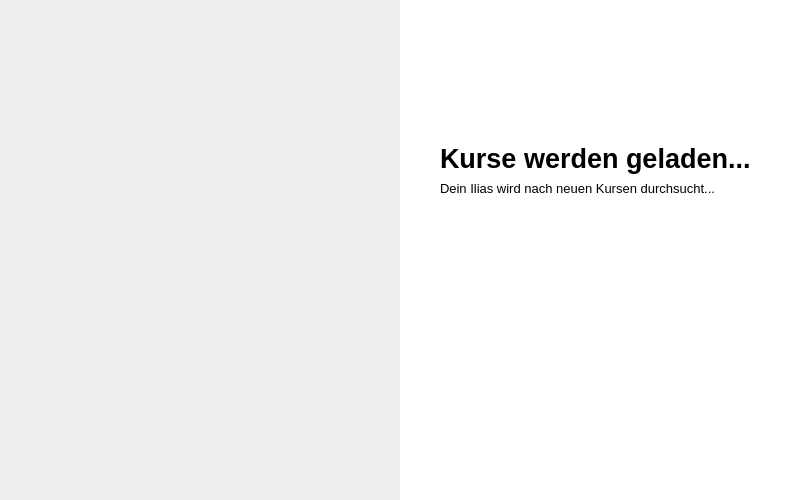
<?xml version="1.0" encoding="UTF-8"?>
<ui version="4.0">
 <class>Form</class>
 <widget class="QWidget" name="Form">
  <property name="geometry">
   <rect>
    <x>0</x>
    <y>0</y>
    <width>800</width>
    <height>500</height>
   </rect>
  </property>
  <property name="windowTitle">
   <string>Form</string>
  </property>
  <widget class="QLabel" name="picture">
   <property name="geometry">
    <rect>
     <x>0</x>
     <y>0</y>
     <width>400</width>
     <height>500</height>
    </rect>
   </property>
   <property name="text">
    <string>&lt;html&gt;&lt;head/&gt;&lt;body&gt;&lt;p&gt;&lt;img src=&quot;:/test/pictures/IMG_4740.jpg&quot;/&gt;&lt;/p&gt;&lt;/body&gt;&lt;/html&gt;</string>
   </property>
  </widget>
  <widget class="QWidget" name="widget" native="true">
   <property name="geometry">
    <rect>
     <x>400</x>
     <y>0</y>
     <width>400</width>
     <height>500</height>
    </rect>
   </property>
   <property name="styleSheet">
    <string notr="true">background-color: rgb(255, 255, 255)</string>
   </property>
  </widget>
  <widget class="QLabel" name="label_description">
   <property name="geometry">
    <rect>
     <x>440</x>
     <y>180</y>
     <width>311</width>
     <height>16</height>
    </rect>
   </property>
   <property name="font">
    <font>
     <family>Segoe UI</family>
     <pointsize>10</pointsize>
     <weight>50</weight>
     <italic>false</italic>
     <bold>false</bold>
    </font>
   </property>
   <property name="styleSheet">
    <string notr="true">color: rgb(0, 0, 0);
font: 10pt &quot;Segoe UI&quot;;</string>
   </property>
   <property name="text">
    <string>Dein Ilias wird nach neuen Kursen durchsucht...</string>
   </property>
   <property name="wordWrap">
    <bool>true</bool>
   </property>
  </widget>
  <widget class="QLabel" name="label">
   <property name="geometry">
    <rect>
     <x>440</x>
     <y>138</y>
     <width>311</width>
     <height>41</height>
    </rect>
   </property>
   <property name="font">
    <font>
     <family>Segoe UI</family>
     <pointsize>20</pointsize>
     <weight>75</weight>
     <bold>true</bold>
    </font>
   </property>
   <property name="text">
    <string>Kurse werden geladen...</string>
   </property>
  </widget>
  <zorder>widget</zorder>
  <zorder>picture</zorder>
  <zorder>label_description</zorder>
  <zorder>label</zorder>
 </widget>
 <resources>
  <include location="../resources/resources.qrc"/>
 </resources>
 <connections/>
</ui>
